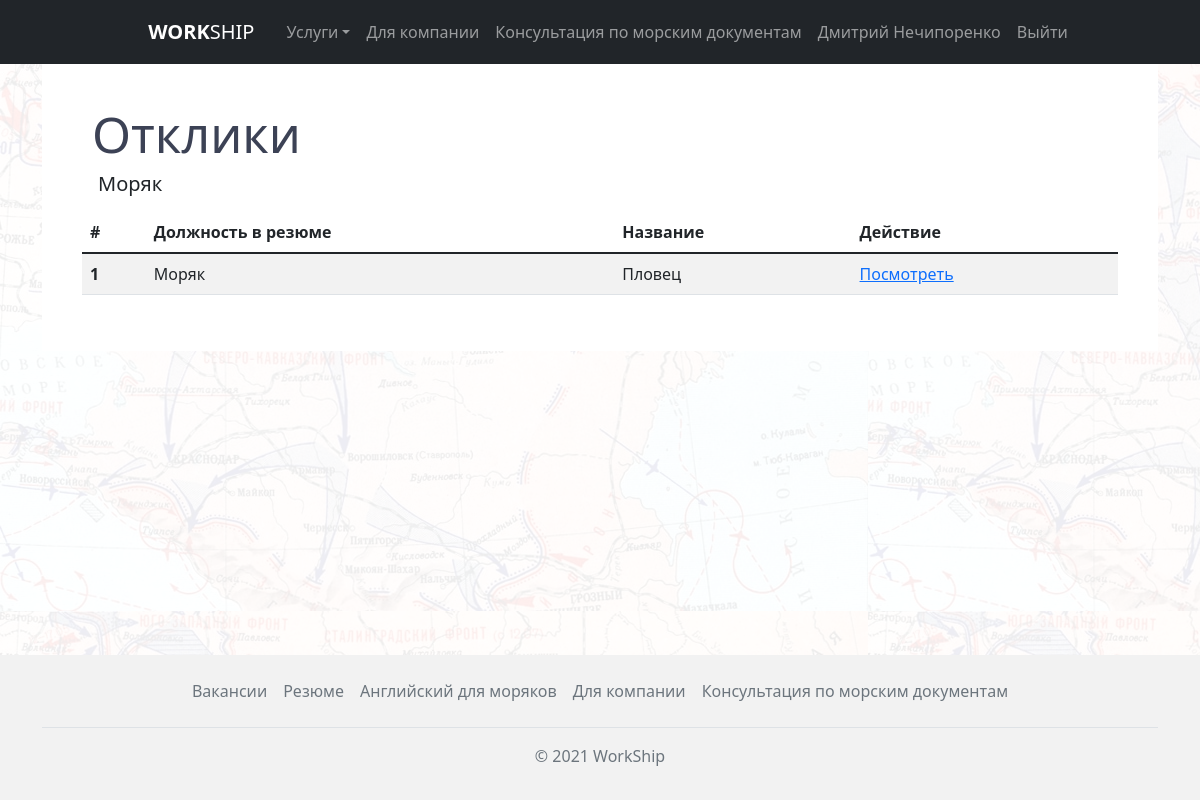
The page /vacancies/responses/1/ (signed in) on the database its author committed.
### vacancies/models.py (models this page shows, shortened)
class Vacancy(models.Model):
    user = models.ForeignKey(User, on_delete=models.CASCADE)
    title = models.CharField('Должность', max_length=255)
    salary = models.CharField('Зарплата', max_length=255)
    vessel_type = models.CharField('Тип судна', max_length=255, default="")
    date_start = models.DateField('Дата посадки')
    landing = models.CharField('Место посадки', max_length=255, default="")
    contract_term = models.CharField('Срок контракта', max_length=255, default="")
    image = models.ImageField(verbose_name='Изображение', upload_to=image_directory_path, storage=image_storage, default='defaultuser.png')
    time_create = models.DateTimeField('Дата создания', auto_now_add=True, null=True)
    time_update = models.DateTimeField('Дата изменения', auto_now=True, null=True)
    is_published = models.BooleanField('Публикация', default=True)
    class Meta:
        verbose_name = 'Вакансия'
        verbose_name_plural = 'Вакансии'
        ordering = ['-time_create', 'title']

class VacancyResponses(models.Model):
    vacancy = models.ForeignKey(Vacancy, on_delete=models.CASCADE)
    summary = models.ForeignKey(Summary, on_delete=models.CASCADE)
    time_create = models.DateTimeField('Дата создания', auto_now_add=True)
    new = models.BooleanField('Новый отклик', default=True)
    approved = models.BooleanField('Одобрен', default=False)
    from_company = models.BooleanField('Заявка от компании', default=True)
    def get_absolute_url(self):
        return reverse('vacancies_response_detail', kwargs={'response_id': self.pk})
    class Meta:
        verbose_name = 'Отклик'
        verbose_name_plural = 'Отклики'
        ordering = ['-time_create']

### summaries/models.py (models this page shows, shortened)
class Summary(models.Model):
    user = models.ForeignKey(User, on_delete=models.CASCADE)
    name = models.CharField('Название', max_length=255)
    job = models.CharField('Должность', max_length=255)
    city = models.CharField('Город', max_length=255)
    salary_min = models.CharField('Зарплата от', max_length=255)
    salary_max = models.CharField('Зарплата до', max_length=255)
    extra = models.TextField('Дополнительно', default='Без описания')
    image = models.ImageField(upload_to=image_directory_path, storage=image_storage, default='defaultuser.png')
    time_create = models.DateTimeField('Дата создания', auto_now_add=True, null=True)
    time_update = models.DateTimeField('Дата изменения', auto_now=True, null=True)
    is_published = models.BooleanField('Публикация', default=True)
    class Meta:
        verbose_name = 'Резюме'
        verbose_name_plural = 'Резюме'

### vacancies/views.py (the view)
# urls.py: path('responses/<int:vacancy_id>/', vacancies_responses, name='vacancies_responses'),
@login_required
def vacancies_responses(request, vacancy_id):
    vacancy = get_object_or_404(Vacancy, pk=vacancy_id, user=request.user)
    responses = VacancyResponses.objects.filter(vacancy=vacancy, from_company=False)
    context = {
        'vacancy': vacancy,
        'responses': responses
    }
    return render(request, 'vacancies/vacancies_responses.html', context=context)

### vacancies/templates/vacancies/vacancies_responses.html (shortened to what this page needs)
{% extends 'main/layout.html' %}
{% block content %}
<div class="container">
      <div class="wrapper">
            <div class="vacancies__header">
            <h2>Отклики</h2>
            </div>
            <div class="row my-2 mx-1">
                <h5>{{ vacancy.title }}</h5>
            </div>
            <div class="row my-6">
                <div class="col-12 my-6">
                    <table class="table table-striped table-hover">
                        <thead>
                            <tr>
                                <th scope="col">#</th>
                                <th scope="col">Должность в резюме</th>
                                <th scope="col">Название</th>
                                <th scope="col">Действие</th>
                            </tr>
                        </thead>
                        <tbody>
                        {% for response in responses %}
                           <tr>
                                <th scope="row">{{ forloop.counter }}</th>
                                <td>{{ response.summary.job }}</td>
                                <td>{{ response.summary.name }}</td>
                               <td><a href="{{ response.get_absolute_url }}">Посмотреть</a></td>
                            </tr>
                      {% endfor %}
                        </tbody>
                    </table>
                </div>
            </div>
      </div>
</div>
{% endblock %}

### main/templates/main/layout.html (shortened to what this page needs)
{% load static %}
<!DOCTYPE html>
<html lang="en">
  <head>
    <link rel="stylesheet" href="https://use.fontawesome.com/releases/v5.15.4/css/all.css">
    <link href="https://cdn.jsdelivr.net/npm/bootstrap@5.1.1/dist/css/bootstrap.min.css" rel="stylesheet">
    <link rel="stylesheet" href="{%  static 'main/style/css/style.css' %}">
  </head>
  <body>
  <div class="bg-map">
    <header class="p-1 bg-dark text-white">
      <div class="container">
        <nav class="navbar sticky-top navbar-expand-lg navbar-dark bg-dark justify-content-md-center">
          <div class="d-flex flex-wrap">
            <a href="{% url 'home' %}" class="navbar-brand h5 d-flex align-items-center mb-2 mb-lg-0 mx-4 text-white text-decoration-none"> <b>WORK</b>SHIP</a>
            <div class="collapse navbar-collapse" id="navbarSupportedContent">
              <ul class="navbar-nav me-auto mb-2 mb-lg-0">
                <li class="nav-item dropdown"><a class="nav-link dropdown-toggle" href="#" id="navbarDropdown" role="button" data-bs-toggle="dropdown" aria-expanded="false">Услуги</a>
                </li>
                <li class="nav-item"><a class="nav-link" href="{% url 'company_home' %}">Для компании</a></li>
                <li class="nav-item"><a class="nav-link" href="{% url 'seaman_home' %}">Консультация по морским документам</a></li>
                {% if request.user.is_authenticated %}
                  {% if request.user.is_staff %}
                    <li class="nav-item"><a class="nav-link" href="{% url 'admin:index' %}">{{ request.user.get_full_name}}</a></li>
                  {% else %}
                    <li class="nav-item"><a class="nav-link" href="{% url 'personal_account_home' %}">{{ request.user.get_full_name}}</a></li>
                  {% endif %}
                  <li class="nav-item"><a class="nav-link" href="{% url 'logout' %}">Выйти</a></li>
                {% else %}
                  <li class="nav-item"><a class="nav-link" href="{% url 'login' %}">Авторизация</a></li>
                {% endif %}
              </ul>
            </div>
        </nav>
      </div>
    </header>
<main>
    {% block content %}
    {% endblock %}
</main>
    <footer class="footer py-3" style="position: absolute; bottom: 0; width: 100%">
      <div class="container">
        <ul class="nav justify-content-center border-bottom pb-3 mb-3">
          <li class="nav-item"><a href="#" class="nav-link px-2 text-muted">Вакансии</a></li>
          <li class="nav-item"><a href="#" class="nav-link px-2 text-muted">Резюме</a></li>
          <li class="nav-item"><a href="#" class="nav-link px-2 text-muted">Английский для моряков</a></li>
          <li class="nav-item"><a href="#" class="nav-link px-2 text-muted">Для компании</a></li>
          <li class="nav-item"><a href="#" class="nav-link px-2 text-muted">Консультация по морским документам</a></li>
        </ul>
        <p class="text-center text-muted">© 2021 WorkShip</p>
      </div>
    </footer>
      </div>
  </body>
</html>

### main/static/main/style/css/style.css (style rules this page uses)
* { padding: 0; margin: 0; -webkit-box-sizing: border-box; box-sizing: border-box; font-family: "Segoe UI", Tahoma, Geneva, Verdana, sans-serif; scroll-behavior: smooth; }
html, body { height: 100%; }
html main, body main { height: 100%; padding-bottom: 150px; }
footer { background-color: #f2f2f2; }
.wrapper { padding: 40px; height: 100%; background-color: #fff; }
.bg-map { position: relative; min-height: 100%; }
.bg-map::after { content: ""; background: url(../../img/map1942.jpg); background-repeat: repeat; -webkit-background-size: auto auto; background-size: auto; opacity: 0.07; top: 0; left: 0; right: 0; bottom: 0; position: absolute; z-index: -10; }
.vacancies__header h2 { font-weight: 400; font-size: 50px; margin-left: 10px; color: #3c4255; }

### rows shown on the page
Vacancy: title "Моряк"
VacancyResponses: summary.job "Моряк", summary.name "Пловец"

### other values the page prints
{{ request.user.get_full_name }} "Дмитрий Нечипоренко"
